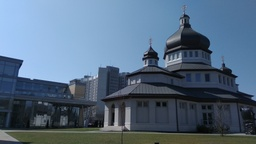
#> input picture data/input/church_1.jpg, 256 x 144 px, shrunk from 4160 x 2340 before the run
$ jupyter execute --allow-errors SIFT.ipynb   (older library calls are emulated)
#> lines starting #> are read from the running program, lines starting #| are printed output that depends on the picture
### examples/SIFT/matrix_derivative.py
import numpy as np
from math import sqrt, pi

__sobel_dx_matrix = np.array([[-1, 0, 1], [-2, 0, 2], [-1, 0, 1]])
__sobel_dy_matrix = __sobel_dx_matrix.transpose()


def __gradient_kernel(x, y, matrix):
    return matrix[x + 1, y + 1]


def __gradient_convolution(x0, y0, image, sobel_matrix):
    res = 0
    for i in range(x0 - 1, x0 + 2):
        for j in range(y0 - 1, y0 + 2):
            try:
                current_pixel = image[i, j]
                current_pixel = sqrt(current_pixel)
            except Exception:
                return 0
            res += __gradient_kernel(x0 - i, y0 - j,
                                     sobel_matrix) * current_pixel

    return res


def __gradient_execution(image, sobel_matrix):
    height = len(image)
    width = len(image[0])
    der = np.full((height, width), .0)

    for i in range(height):
        for j in range(width):
            der[i, j] = __gradient_convolution(i, j, image, sobel_matrix)

    return der


def dx(image):
    return __gradient_execution(image, __sobel_dx_matrix)


def dy(image):
    return __gradient_execution(image, __sobel_dy_matrix)


def dxx(image):
    return dx(dx(image))


def dyy(image):
    return dy(dy(image))


def dyx(image):
    return dx(dy(image))


def dxy(image):
    return dy(dx(image))


def magnitude(dx, dy):
    return np.sqrt(dx ** 2 + dy ** 2)


def angle(dx, dy):
    return (np.arctan2(dy, dx)) * 180 / pi

### examples/SIFT/SIFT.ipynb
[cell 1]
from skimage import data, feature, color, filters, img_as_float, io
from skimage.transform import rescale
from matplotlib import pyplot as plt
from math import sqrt, pi, exp
import numpy as np
import matrix_derivative as md

[cell 2]
original_image1 = rescale(img_as_float(io.imread("../../data/input/church_1.jpg")), 1.0 / 4.0, anti_aliasing=False, mode='constant', multichannel='False')
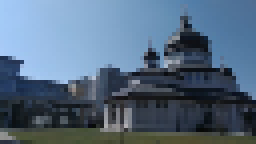
#> original_image1: shape (36, 64, 3) float64 (shown 4 times larger); mean R, G, B 0.334, 0.416, 0.5
img1 = color.rgb2gray(original_image1)
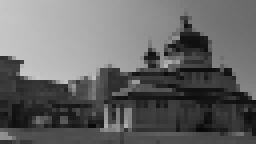
#> img1: shape (36, 64) float64 (shown 4 times larger); min 0.029, max 0.78, mean 0.405

#> (the rest of this cell did not finish here and is left out)

[cell 3]
plt.imshow(original_image1)
plt.title('Original Image1')

#> (a cell that did not finish here is left out)

[cell 5]
plt.imshow(img1, cmap='gray')
plt.title('original image in grayscale mode')

Here is an implementation of gaussian blur with example of use.<br/>
However built-in analog is optimazied and works faster, so it will be used in next steps.

[cell 6]
def gaussian_kernel(x, y, sigma):
    return (exp(\
                -((x**2 + y**2)\
                  / (2 * sigma**2))\
               ))\
            / (2 * pi * sigma**2)

def convolution(x0, y0, image, sigma):
    okil = sigma * 2
    res = 0
    for i in range(x0 - okil, x0 + okil + 1):
        for j in range(y0 - okil, y0 + okil + 1):
            try:
                current_pixel = image[i, j]
            except Exception as e:
                return 0
            res += gaussian_kernel(x0 - i, y0 - j, sigma) * current_pixel
    return res

def gaussian_blur(image, sigma):
    height = len(image)
    width = len(image[0])
    blured = np.full((height, width), .0)

    for i in range(height):
        for j in range(width):
            blured[i, j] = convolution(i, j, image, sigma)

    return blured

blured = gaussian_blur(img1, 4)
#> in gaussian_blur, `height = len(image)`: height = 36
#> in gaussian_blur, `width = len(image[0])`: width = 64
#> in gaussian_blur, `blured = np.full((height, width), .0)`: blured: shape (36, 64) float64; every value is 0
#> after the loop in gaussian_blur, `for i in range(height):`:
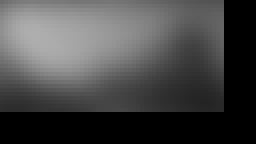
#> blured: shape (36, 64) float64 (shown 4 times larger); min 0, max 0.686, mean 0.28
plt.imshow(blured, cmap='gray')
plt.title('blured with own function, sigma 4')

You can compare the images above and below and persuade, they are very similiar

[cell 7]
plt.imshow(filters.gaussian(img1, 4), cmap='gray')
plt.title('blured using built-in function, sigma 4')
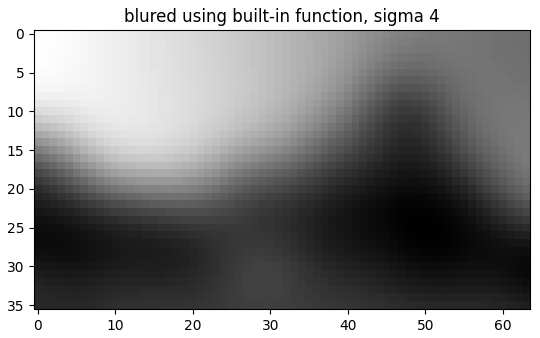
#> figure drawn by matplotlib, 1 panel

Set constants needed for finding difference of gaussians

[cell 8]
scale_per_octave = 2
k = 2 ** (1 / scale_per_octave)
sigma = 1.6
octaves = 5
images_in_octave = scale_per_octave + 3
low_contrast_threshold = 0.01

The function below blur image using gaussian blur with different sigma and subtrstarct them from each other (for detail info, see docs)

[cell 9]
def get_gaussians(image):
    dogs = []
    dogs_ind = 0
    for octave in range(1, octaves):
        print('octave:', octave)
        for _ in range(images_in_octave):
            local_sigma = sigma * scale_per_octave ** (octave - 1) * k ** _
            diff1 = filters.gaussian(image, k * local_sigma)
            diff2 = filters.gaussian(image, local_sigma)

            idx = (octave - 1) * images_in_octave + images_in_octave * (octave - 1) + _ + 1
            plt.subplot((octaves - 1) * 2, images_in_octave, idx)
            plt.imshow(diff1, cmap='gray')
            print('sigma:', local_sigma)

            if _ == images_in_octave - 1:
                continue
            dogs.append(diff1 - diff2)
            plt.subplot((octaves - 1) * 2, images_in_octave, idx + octaves)
            plt.imshow(dogs[dogs_ind], cmap='gray')
            dogs_ind += 1
    return dogs

Function-helpers to values of all neighbors (from current image, from image below and image above) of point.

[cell 10]
neighbors2D = lambda dogs, y, x : [ (y2, x2) for x2 in range(x - 1, x + 2)
                               for y2 in range(y - 1, y + 2)
                               if (-1 < x < len(dogs[0][0]) - 1) and
                                   (-1 < y < len(dogs[0]) - 1) and
                                   (0 <= x2 < len(dogs[0][0])) and
                                   (0 <= y2 < len(dogs[0])) ]

neighbors = lambda dogs, d, m, n : \
            [dogs[d - 1][x][y] for x, y in neighbors2D(dogs, m, n)] + \
            [dogs[d][x][y] for x, y in neighbors2D(dogs, m, n)] + \
            [dogs[d + 1][x][y] for x, y in neighbors2D(dogs, m, n)]

Compare point with its 26 neighbors and choose it if it's minimum or maximum - the potential extremum.
Also here is used threshold for its value 0.01. Lowe used 0.03 in his experiments.

[cell 11]
def candidat_keypoints(gaussians):
    points = set()
    for d in range(1, len(gaussians) - 1):
        for m in range(1, len(gaussians[0]) - 1):
            for n in range(1, len(gaussians[0][0]) - 1):
                ngh = neighbors(gaussians, d, m, n)
                pixel = gaussians[d][m][n]
                if ngh and (pixel == min(ngh) or pixel == max(ngh)) and pixel > low_contrast_threshold:
                    points.add(tuple([m, n, d]))
    return points

Draw found keypoints as blobs - the size of circle is proportional to sigma (level of bluring) with what it \[keypoint\] was found. The bigger corners are detected with bigger sigma.

[cell 12]
def draw_kps(blobs, image):
    ax = plt.subplot()

    for blob in blobs:
        y, x, r = blob
        c = plt.Circle((x, y), r, color='white', linewidth=1, fill=False)
        ax.add_patch(c)

    plt.imshow(image)
    plt.title('Detected keypoints')
    plt.show()

[cell 13]
g = get_gaussians(img1)
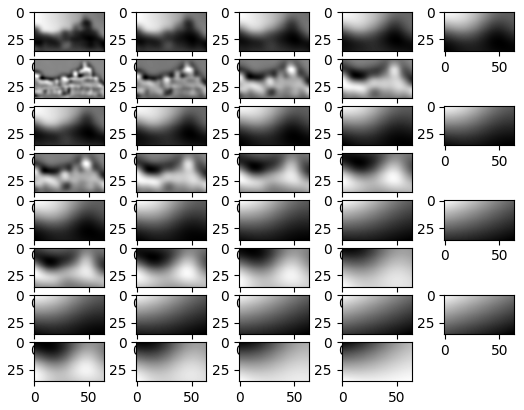
#> figure drawn by matplotlib, 36 panels

The first row represents the first octave and in the second row there ar edifferences of images above them.<br/>
```
row1[image2] - row1[image1] = row2[image1],
row1[image3] - row1[image2] = row2[image2]
```
and so on.

[cell 14]
potential_kpts = candidat_keypoints(g)
#> the loop in candidat_keypoints, `for d in range(1, len(gaussians) - 1):` made 14 passes
draw_kps(potential_kpts, original_image1)
#> in draw_kps, `plt.show()`:
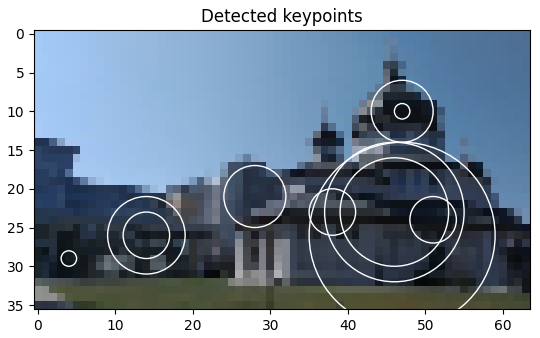
#> figure drawn by matplotlib, 1 panel

#> (a cell that did not finish here is left out)

[cell 16]
potential_kpts = candidat_keypoints(g)
#> the loop in candidat_keypoints (call 2), `for d in range(1, len(gaussians) - 1):` made 14 passes
#> (the rest of this cell did not finish here and is left out)

[cell 17]
img1_dx = md.dx(img1)
#> after the loop in __gradient_execution, `for i in range(height):`:
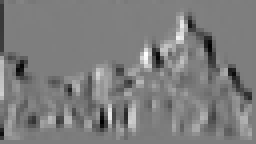
#> der: shape (36, 64) float64 (shown 4 times larger); min -1.65, max 1.72, mean 0.00337; drawn with min black and max white
img1_dy = md.dy(img1)
#> after the loop in __gradient_execution (call 2), `for i in range(height):`:
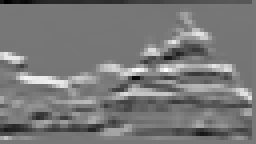
#> der: shape (36, 64) float64 (shown 4 times larger); min -1.74, max 1.97, mean 0.0227; drawn with min black and max white

[cell 18]
# matrix of magnitudes of keypoints
magn = md.magnitude(img1_dx, img1_dy)
#> in magnitude, `return np.sqrt(dx ** 2 + dy ** 2)`:
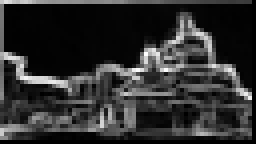
#> returned value: shape (36, 64) float64 (shown 4 times larger); min 0, max 1.99, mean 0.367; drawn with min black and max white
plt.imshow(magn, cmap='gray')
plt.title("magnitude")

[cell 19]
# matrix of orientations of keypoints
angle = md.angle(img1_dx, img1_dy)
#> in angle, `return (np.arctan2(dy, dx)) * 180 / pi`:
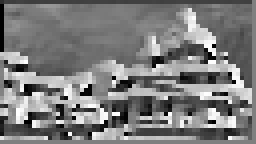
#> returned value: shape (36, 64) float64 (shown 4 times larger); min -180, max 179.7, mean -3.8; drawn with min black and max white
